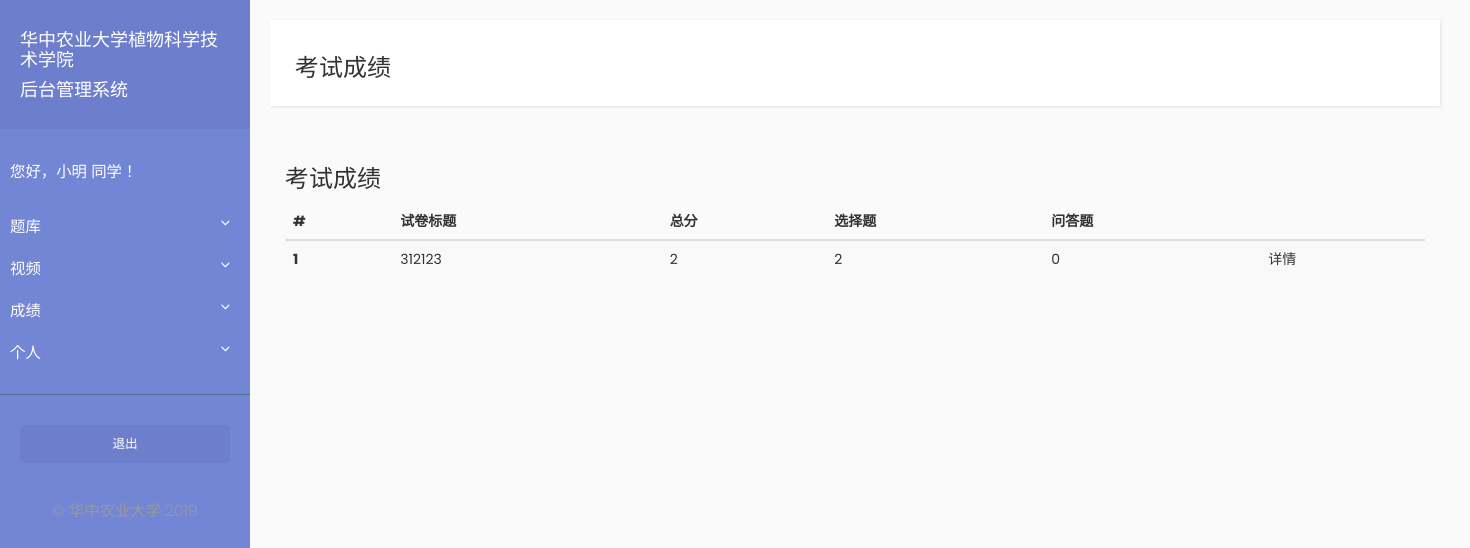
The app's page /student/paper_results (signed in), older data.
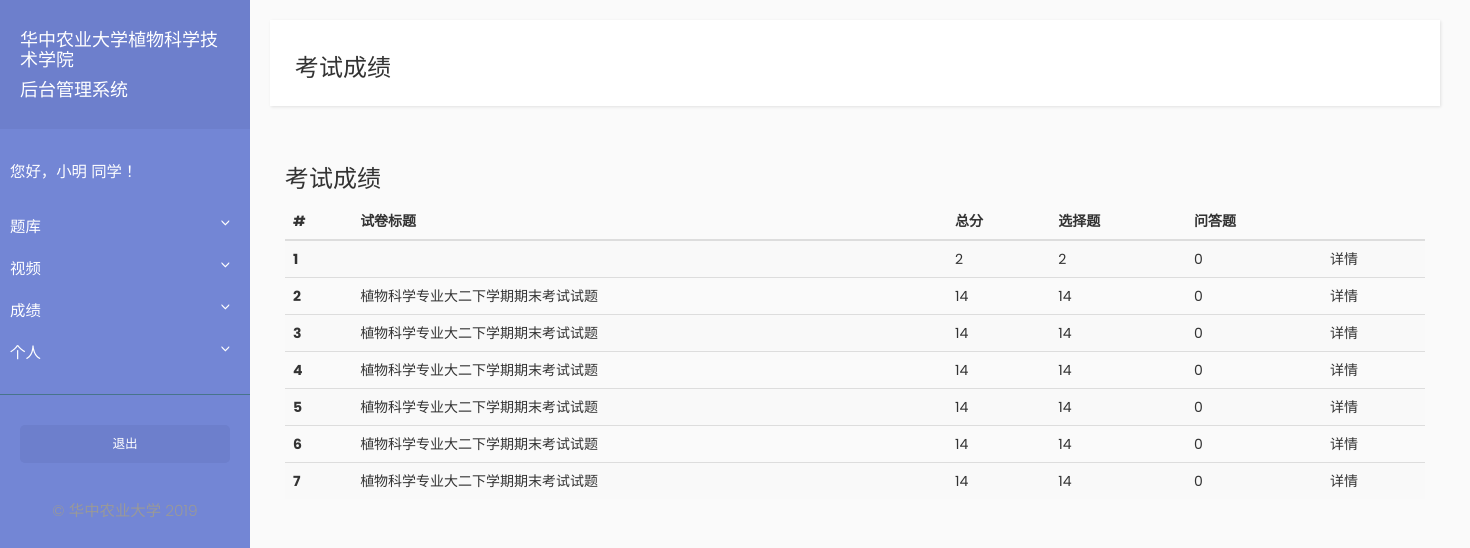
The same page, newer data.
### Student/models.py (models this page shows, shortened)
class Student(models.Model):
    user = models.OneToOneField(User, on_delete=models.CASCADE)
    student_id = models.CharField(max_length=20)
    name = models.CharField(max_length=10)
    grade_class = models.ForeignKey(GradeClass, on_delete=models.CASCADE)
    paper_result = models.ManyToManyField(Paper, through='PaperResult')

class PaperResult(models.Model):
    paper = models.ForeignKey(Paper, on_delete=models.SET_NULL, null=True)
    student = models.ForeignKey(Student, on_delete=models.SET_NULL, null=True)
    choice_question_result = models.IntegerField(default=0)
    essay_question_result = models.IntegerField(default=0)
    does_choice_question_submit = models.BooleanField(default=False)
    does_essay_question_submit = models.BooleanField(default=False)
    submit_date = models.DateField(auto_now=True)

### Examination/models.py (models this page shows, shortened)
class Paper(models.Model):
    title = models.CharField(max_length=1000)
    description = models.TextField()
    multiple_choice_question_total_score = models.IntegerField(default=0)
    essay_question_total_score = models.IntegerField(default=0)
    publish_date = models.DateField(auto_now=True)
    expire_date = models.DateField(default=date.today() + timedelta(days=30))  # default expire date is 30 days from now on
    is_published = models.BooleanField(default=False)
    paper_maker = models.ForeignKey(Teacher, on_delete=models.SET_NULL, null=True)

### Student/views.py (the view)
# urls.py: path('paper_results', views.paper_results, name='paper_results'),
def paper_results(request):
    student = Student.objects.get(user=request.user)
    results = PaperResult.objects.filter(student=student)
    context = {'results': results}
    return render(request, 'student/paper_results.html', context)

### Student/templates/student/paper_results.html (shortened to what this page needs)
{% extends "student/base.html" %}
{% block title_block %}
<h3>考试成绩</h3>
{% endblock %}
{% block content_block%}
<div class="container">
    <h3>考试成绩</h3>
    <table class="table table-striped">
        <thead>
            <tr>
                <th scope="col">#</th>
                <th scope="col">试卷标题</th>
                <th scope="col">总分</th>
                <th scope="col">选择题</th>
                <th scope="col">问答题</th>
                <th scope="col"></th>
            </tr>
        </thead>
        <tbody>
            {% for result in results %}
            <tr>
                <th scope="row">{{ forloop.counter }}</th>
                <td>{{ result.paper.title }}</td>
                <td>{{ result.essay_question_result|add:result.choice_question_result }}</td>
                <td>{{ result.choice_question_result }}</td>
                <td>{{ result.essay_question_result }}</td>
                <td><a href="">详情</a></td>
            </tr>
            {% endfor %}
        </tbody>
    </table>
</div>
{% endblock %}

### Student/templates/student/base.html (shortened to what this page needs)
<!DOCTYPE html>
{% load static %}
<html>
    <head>
        <link rel="stylesheet" href="https://maxcdn.bootstrapcdn.com/bootstrap/3.3.7/css/bootstrap.min.css">
        <link rel="stylesheet" href="{% static 'basic/css/sidebar.css' %}">
    </head>
    <body>
    <div class="wrapper">
        <nav id="sidebar">
            <div class="sidebar-header">
                <h4>华中农业大学植物科学技术学院</h4>
                <h4>后台管理系统</h4>
            </div>
            <ul class="list-unstyled components">
                <p>您好，{{ user.student.name }} 同学！</p>
                <li class="">
                    <a href="#ExaminationSubmenu" data-toggle="collapse" aria-expanded="false">题库</a>
                </li>
                <li>
                    <a href="#VideoSubmenu" data-toggle="collapse" aria-expanded="false">视频</a>
                </li>
                <li>
                    <a href="#ScoreSubmenu" data-toggle="collapse" aria-expanded="false">成绩</a>
                </li>
                <li>
                    <a href="#PersonSubmenu" data-toggle="collapse" aria-expanded="false">个人</a>
                </li>
            </ul>
            <ul class="list-unstyled CTAs">
                <li><a href="{% url 'teacher:logout' %}" class="article">退出</a></li>
            </ul>
            <p class="mt-5 mb-3 text-center text-white">&copy; 华中农业大学 2019</p>
        </nav>
        <div id="content">
            <nav class="navbar navbar-default">
                <div class="container-fluid">
                    <div class="navbar-header">
                    {% block title_block %}
                    {% endblock %}
                    </div>
                </div>
            </nav>
            {% block content_block%}
            {% endblock %}
        </div>
    </div>
    </body>
</html>

### Basic/static/basic/css/sidebar.css (style rules this page uses)
body { font-family: 'Poppins', sans-serif; background: #fafafa; }
p { font-family: 'Poppins', sans-serif; font-size: 1.1em; font-weight: 300; line-height: 1.7em; color: #999; }
a, a:hover, a:focus { color: inherit; text-decoration: none; transition: all 0.3s; }
.navbar { padding: 15px 10px; background: #fff; border: none; border-radius: 0; margin-bottom: 40px; box-shadow: 1px 1px 3px rgba(0, 0, 0, 0.1); }
.wrapper { display: flex; align-items: stretch; perspective: 1500px; }
#sidebar { min-width: 250px; max-width: 250px; background: #7386D5; color: #fff; transition: all 0.6s cubic-bezier(0.945, 0.020, 0.270, 0.665); transform-origin: bottom left; }
#sidebar .sidebar-header { padding: 20px; background: #6d7fcc; }
#sidebar ul.components { padding: 20px 0; border-bottom: 1px solid #47748b; }
#sidebar ul p { color: #fff; padding: 10px; }
#sidebar ul li a { padding: 10px; font-size: 1.1em; display: block; }
a[data-toggle="collapse"] { position: relative; }
a[aria-expanded="false"]::before, a[aria-expanded="true"]::before { content: '\e259'; display: block; position: absolute; right: 20px; font-family: 'Glyphicons Halflings'; font-size: 0.6em; }
ul.CTAs { padding: 20px; }
ul.CTAs a { text-align: center; font-size: 0.9em !important; display: block; border-radius: 5px; margin-bottom: 5px; }
a.article, a.article:hover { background: #6d7fcc !important; color: #fff !important; }
#content { padding: 20px; min-height: 100vh; transition: all 0.3s; }

Row changes from the older to the newer data that the page shows:
changed PaperResult (number 1 of 7 on the later page): paper "312123" → (not shown)
added PaperResult: paper "植物科学专业大二下学期期末考试试题", essay_question_result|add "14", choice_question_result "14", essay_question_result "0"
added PaperResult: paper "植物科学专业大二下学期期末考试试题", essay_question_result|add "14", choice_question_result "14", essay_question_result "0"
added PaperResult: paper "植物科学专业大二下学期期末考试试题", essay_question_result|add "14", choice_question_result "14", essay_question_result "0"
added PaperResult: paper "植物科学专业大二下学期期末考试试题", essay_question_result|add "14", choice_question_result "14", essay_question_result "0"
added PaperResult: paper "植物科学专业大二下学期期末考试试题", essay_question_result|add "14", choice_question_result "14", essay_question_result "0"
added PaperResult: paper "植物科学专业大二下学期期末考试试题", essay_question_result|add "14", choice_question_result "14", essay_question_result "0"
